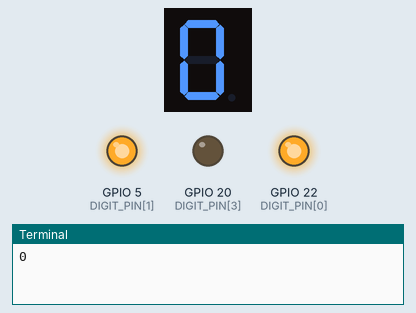
A program run on a simulated Raspberry Pi (BCM pin numbers). Shown: 1-digit seven-segment display, output pins drawn as LEDs (lit = HIGH), the last lines printed to the terminal. The segment pins are drawn as the display they are named for; the clock reads 2024-03-15 10:24:30 at power-on unless the program sets it; pins used as bus, display or sensor lines are not drawn.

Above: at 0.1 s.
At 5.1 s:
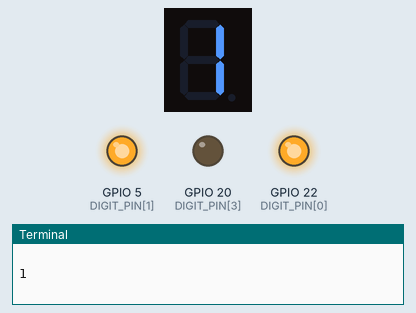
At 9.1 s:
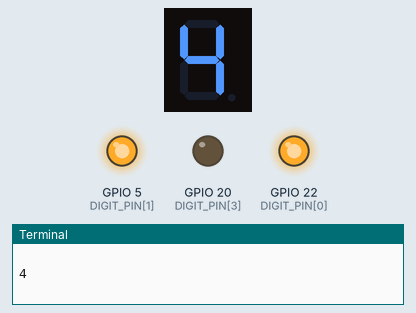
At 21.1 s:
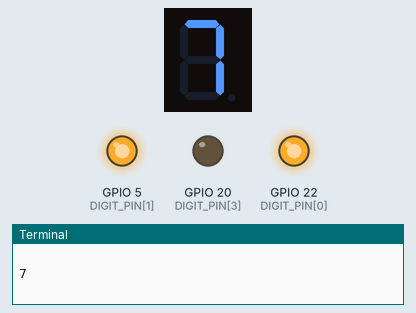

The program:

abcd.py
```python
import RPi.GPIO as GPIO
#from lcd import drivers
import time

GPIO.setmode(GPIO.BCM)
#display = drivers.Lcd()

data = [[1, 1, 1, 1, 1, 1, 0],  # 0
        [0, 1, 1, 0, 0, 0, 0],  # 1
        [1, 1, 0, 1, 1, 0, 1],  # 2
        [1, 1, 1, 1, 0, 0, 1],  # 3
        [0, 1, 1, 0, 0, 1, 1],  # 4
        [1, 0, 1, 1, 0, 1, 1],  # 5
        [1, 0, 1, 1, 1, 1, 1],  # 6
        [1, 1, 1, 0, 0, 0, 0],  # 7
        [1, 1, 1, 1, 1, 1, 1],  # 8
        [1, 1, 1, 0, 0, 1, 1],  # 9
        [0, 0, 0, 0, 0, 0, 1]]  # -

#4digit
SEGMENT_PIN = [23,6,18,16,15,4,19]
for segment in SEGMENT_PIN:
  GPIO.setup(segment, GPIO.OUT)
  GPIO.output(segment, GPIO.LOW)

DIGIT_PIN = [22,5,6,20]
for segment in DIGIT_PIN:
  GPIO.setup(segment, GPIO.OUT)
  GPIO.output(segment, GPIO.HIGH)

def segment_4digit(digit, number):
    for i in range(len(DIGIT_PIN)):
        if i + 1 == digit:
            GPIO.output(DIGIT_PIN[i], GPIO.LOW)
        else:
            GPIO.output(DIGIT_PIN[i], GPIO.HIGH)

    for i in range(len(SEGMENT_PIN)):
        GPIO.output(SEGMENT_PIN[i],data[number][i])
    time.sleep(0.001)

relay_type = 1
time_type = 1
goal_t = 0
goal_m = 0
a = 0
try:
    f = open("relay.txt","r")
    while True:
        relay = f.readline()
        if not relay:
          break

        if relay == "GOAL~~!!m\n":
          goal_m = goal_m + 1
          change = list(relay)
          change[8] = '        '
          relay = ''.join(change)

        elif relay == "GOAL~~!!t\n":
          goal_t = goal_t + 1
          change = list(relay)
          change[8] = '        '
          relay = ''.join(change)

        print(relay)
        """
        if len(relay) != 2 and len(relay) != 3 and len(relay) != 5:
          display.lcd_display_string(relay, relay_type)
          if(relay_type == 1):
            display.lcd_display_string("                ",2)

        else:
          display.lcd_display_string("                ",1)
          display.lcd_display_string("                ",2)

        if len(relay) != 2 and len(relay) != 3 and len(relay) != 5:
            if relay_type == 1:
                relay_type = 2
            else:
                relay_type = 1
        else:
            relay_type = 1
        """
        if len(relay) == 2 or len(relay) == 3 or len(relay) == 5:

          if len(relay) == 5:
            for i in range(len(relay)):
              if relay[i] == "+":
                change = list(relay)
                change[i] = '0'
                relay =''.join(change)

          t_relay = list(relay)
          t_relay_char = ''.join(t_relay)
          t_relay_int = int(relay)

        if len(t_relay_char) == 2 or len(t_relay_char) == 3:
          if t_relay_int >= 10:
            start = time.time()
            while(time.time() - start) <= 1:
              segment_4digit(3,int(t_relay[0]))
              segment_4digit(4,int(t_relay[1]))


          else:
            start = time.time()
            while(time.time() - start) <= 1:
              segment_4digit(4,int(t_relay[0]))
        else:
              start = time.time()
              while (time.time() - start) <= 1:
                  segment_4digit(1,int(t_relay[0]))
                  segment_4digit(2,int(t_relay[1]))
                  segment_4digit(3,10)
                  segment_4digit(4,int(t_relay[3]))

        pass

finally:
  GPIO.cleanup()
```

Measured:
- what the display in image 0 shows lasts 4.9 s, from 0.1 s to 5.0 s
- what the display in image 1 shows lasts 4.1 s, from 5.0 s to 9.1 s
- what the display in image 2 shows lasts 12.0 s, from 9.1 s to 21.1 s
